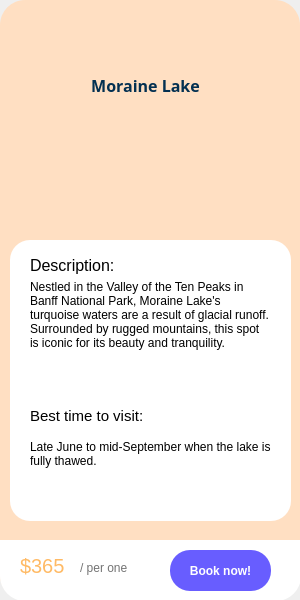
<?xml version="1.0" encoding="UTF-8"?>
<ui version="4.0">
 <class>MainWindow</class>
 <widget class="QMainWindow" name="MainWindow">
  <property name="geometry">
   <rect>
    <x>0</x>
    <y>0</y>
    <width>300</width>
    <height>600</height>
   </rect>
  </property>
  <property name="windowTitle">
   <string>MainWindow</string>
  </property>
  <widget class="QWidget" name="centralwidget">
   <widget class="QWidget" name="widget" native="true">
    <property name="geometry">
     <rect>
      <x>0</x>
      <y>0</y>
      <width>300</width>
      <height>600</height>
     </rect>
    </property>
    <property name="minimumSize">
     <size>
      <width>300</width>
      <height>600</height>
     </size>
    </property>
    <property name="maximumSize">
     <size>
      <width>300</width>
      <height>600</height>
     </size>
    </property>
    <property name="styleSheet">
     <string notr="true">QWidget#widget {
	background-color:rgb(255, 223, 194);
	border-radius: 25px;
}</string>
    </property>
    <widget class="QLabel" name="label">
     <property name="geometry">
      <rect>
       <x>10</x>
       <y>40</y>
       <width>271</width>
       <height>91</height>
      </rect>
     </property>
     <property name="font">
      <font>
       <family>Segoe MDL2 Assets</family>
       <pointsize>12</pointsize>
       <weight>75</weight>
       <italic>false</italic>
       <bold>true</bold>
       <underline>false</underline>
      </font>
     </property>
     <property name="styleSheet">
      <string notr="true">color:rgb(3, 48, 81)</string>
     </property>
     <property name="text">
      <string>Moraine Lake</string>
     </property>
     <property name="alignment">
      <set>Qt::AlignCenter</set>
     </property>
     <property name="wordWrap">
      <bool>true</bool>
     </property>
    </widget>
    <widget class="QPushButton" name="pushButton_2">
     <property name="geometry">
      <rect>
       <x>10</x>
       <y>30</y>
       <width>41</width>
       <height>31</height>
      </rect>
     </property>
     <property name="styleSheet">
      <string notr="true">QPushButton {
	background-color:rgb(255, 223, 194);
    border-radius: 20px;
}

QPushButton:hover {
    background-color: rgb(116, 116, 116);
}
</string>
     </property>
     <property name="text">
      <string/>
     </property>
     <property name="icon">
      <iconset>
       <normaloff>../Resource/Images/left arrow.png</normaloff>../Resource/Images/left arrow.png</iconset>
     </property>
     <property name="iconSize">
      <size>
       <width>25</width>
       <height>25</height>
      </size>
     </property>
    </widget>
    <widget class="QFrame" name="hoverFrame">
     <property name="geometry">
      <rect>
       <x>10</x>
       <y>240</y>
       <width>281</width>
       <height>281</height>
      </rect>
     </property>
     <property name="styleSheet">
      <string notr="true">background-color:rgb(255, 255, 255);
border-radius: 20px;</string>
     </property>
     <property name="frameShape">
      <enum>QFrame::StyledPanel</enum>
     </property>
     <property name="frameShadow">
      <enum>QFrame::Raised</enum>
     </property>
     <widget class="QLabel" name="label_3">
      <property name="geometry">
       <rect>
        <x>20</x>
        <y>10</y>
        <width>141</width>
        <height>31</height>
       </rect>
      </property>
      <property name="font">
       <font>
        <pointsize>12</pointsize>
       </font>
      </property>
      <property name="text">
       <string>Description:</string>
      </property>
     </widget>
     <widget class="QLabel" name="label_4">
      <property name="geometry">
       <rect>
        <x>20</x>
        <y>40</y>
        <width>241</width>
        <height>131</height>
       </rect>
      </property>
      <property name="font">
       <font>
        <pointsize>9</pointsize>
       </font>
      </property>
      <property name="text">
       <string>Nestled in the Valley of the Ten Peaks in Banff National Park, Moraine Lake's turquoise waters are a result of glacial runoff. Surrounded by rugged mountains, this spot is iconic for its beauty and tranquility.</string>
      </property>
      <property name="alignment">
       <set>Qt::AlignLeading|Qt::AlignLeft|Qt::AlignTop</set>
      </property>
      <property name="wordWrap">
       <bool>true</bool>
      </property>
     </widget>
     <widget class="QLabel" name="label_5">
      <property name="geometry">
       <rect>
        <x>20</x>
        <y>160</y>
        <width>141</width>
        <height>31</height>
       </rect>
      </property>
      <property name="font">
       <font>
        <pointsize>11</pointsize>
       </font>
      </property>
      <property name="text">
       <string>Best time to visit:</string>
      </property>
     </widget>
     <widget class="QLabel" name="label_6">
      <property name="geometry">
       <rect>
        <x>20</x>
        <y>200</y>
        <width>241</width>
        <height>51</height>
       </rect>
      </property>
      <property name="font">
       <font>
        <pointsize>9</pointsize>
       </font>
      </property>
      <property name="text">
       <string>Late June to mid-September when the lake is fully thawed.</string>
      </property>
      <property name="alignment">
       <set>Qt::AlignLeading|Qt::AlignLeft|Qt::AlignTop</set>
      </property>
      <property name="wordWrap">
       <bool>true</bool>
      </property>
     </widget>
    </widget>
    <widget class="QLabel" name="label_2">
     <property name="geometry">
      <rect>
       <x>80</x>
       <y>100</y>
       <width>141</width>
       <height>151</height>
      </rect>
     </property>
     <property name="text">
      <string/>
     </property>
     <property name="pixmap">
      <pixmap>../Resource/Images/Lake.png</pixmap>
     </property>
     <property name="scaledContents">
      <bool>true</bool>
     </property>
    </widget>
    <widget class="QFrame" name="hoverFrame_2">
     <property name="geometry">
      <rect>
       <x>0</x>
       <y>540</y>
       <width>301</width>
       <height>61</height>
      </rect>
     </property>
     <property name="styleSheet">
      <string notr="true">border-top-left-radius: 0px; 
border-top-right-radius: 0px;
border-bottom-left-radius: 25px;
border-bottom-right-radius: 25px;
background-color:rgb(255, 255, 255)
</string>
     </property>
     <property name="frameShape">
      <enum>QFrame::StyledPanel</enum>
     </property>
     <property name="frameShadow">
      <enum>QFrame::Raised</enum>
     </property>
     <widget class="QLabel" name="label_7">
      <property name="geometry">
       <rect>
        <x>20</x>
        <y>10</y>
        <width>71</width>
        <height>31</height>
       </rect>
      </property>
      <property name="font">
       <font>
        <pointsize>15</pointsize>
       </font>
      </property>
      <property name="styleSheet">
       <string notr="true">color:rgb(255, 186, 101)</string>
      </property>
      <property name="text">
       <string>$365</string>
      </property>
     </widget>
     <widget class="QPushButton" name="pushButton">
      <property name="geometry">
       <rect>
        <x>170</x>
        <y>10</y>
        <width>101</width>
        <height>41</height>
       </rect>
      </property>
      <property name="font">
       <font>
        <pointsize>9</pointsize>
        <weight>75</weight>
        <bold>true</bold>
       </font>
      </property>
      <property name="styleSheet">
       <string notr="true">QPushButton {
    background-color:rgb(104, 93, 255);
    border-radius: 20px;
	color: white
}

QPushButton:hover {
    background-color: rgb(70, 76, 195);
}
</string>
      </property>
      <property name="text">
       <string>Book now!</string>
      </property>
     </widget>
     <widget class="QLabel" name="label_8">
      <property name="geometry">
       <rect>
        <x>80</x>
        <y>20</y>
        <width>81</width>
        <height>16</height>
       </rect>
      </property>
      <property name="font">
       <font>
        <pointsize>9</pointsize>
       </font>
      </property>
      <property name="styleSheet">
       <string notr="true">color:rgb(115, 115, 115)</string>
      </property>
      <property name="text">
       <string>/ per one</string>
      </property>
     </widget>
    </widget>
   </widget>
  </widget>
 </widget>
 <resources/>
 <connections/>
</ui>
